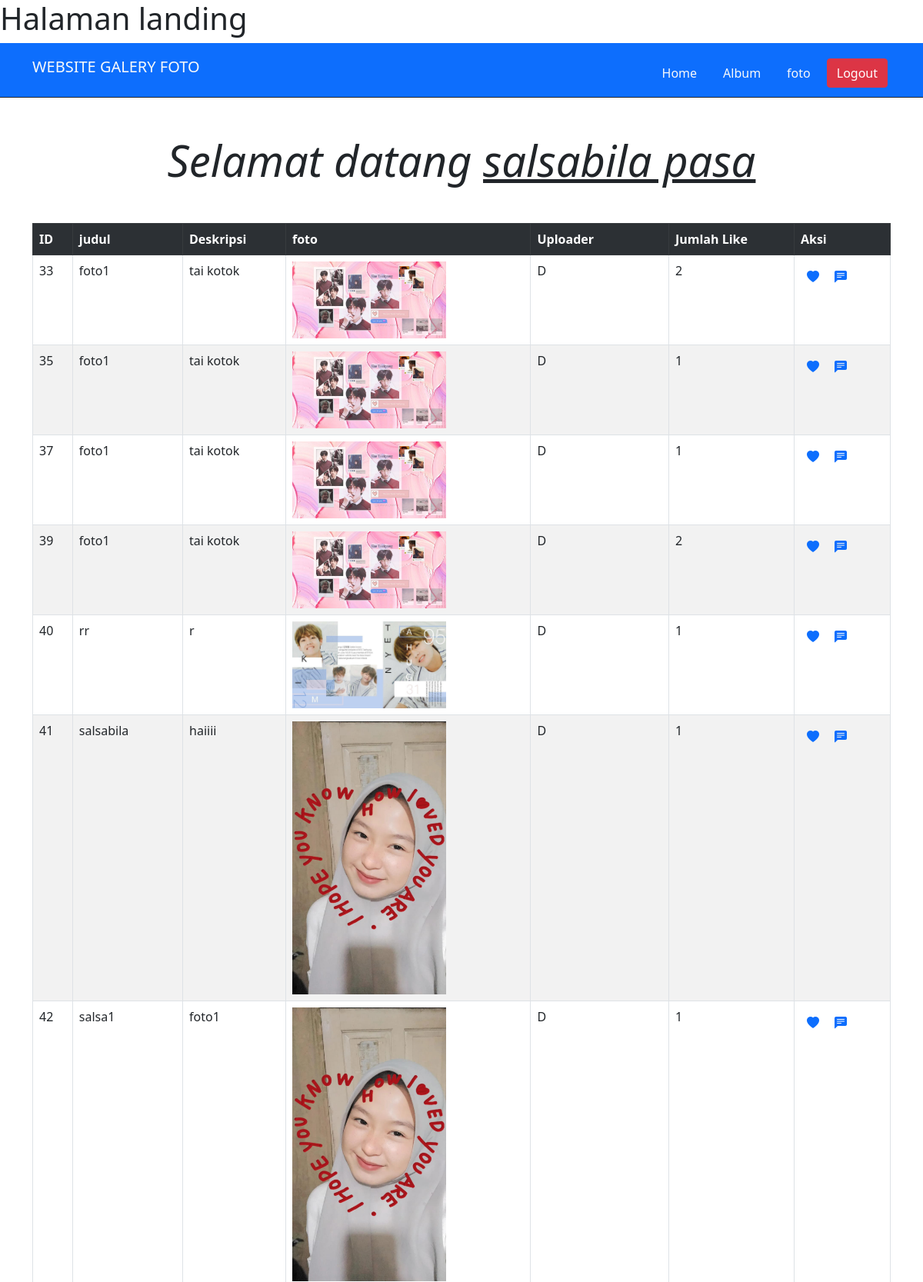
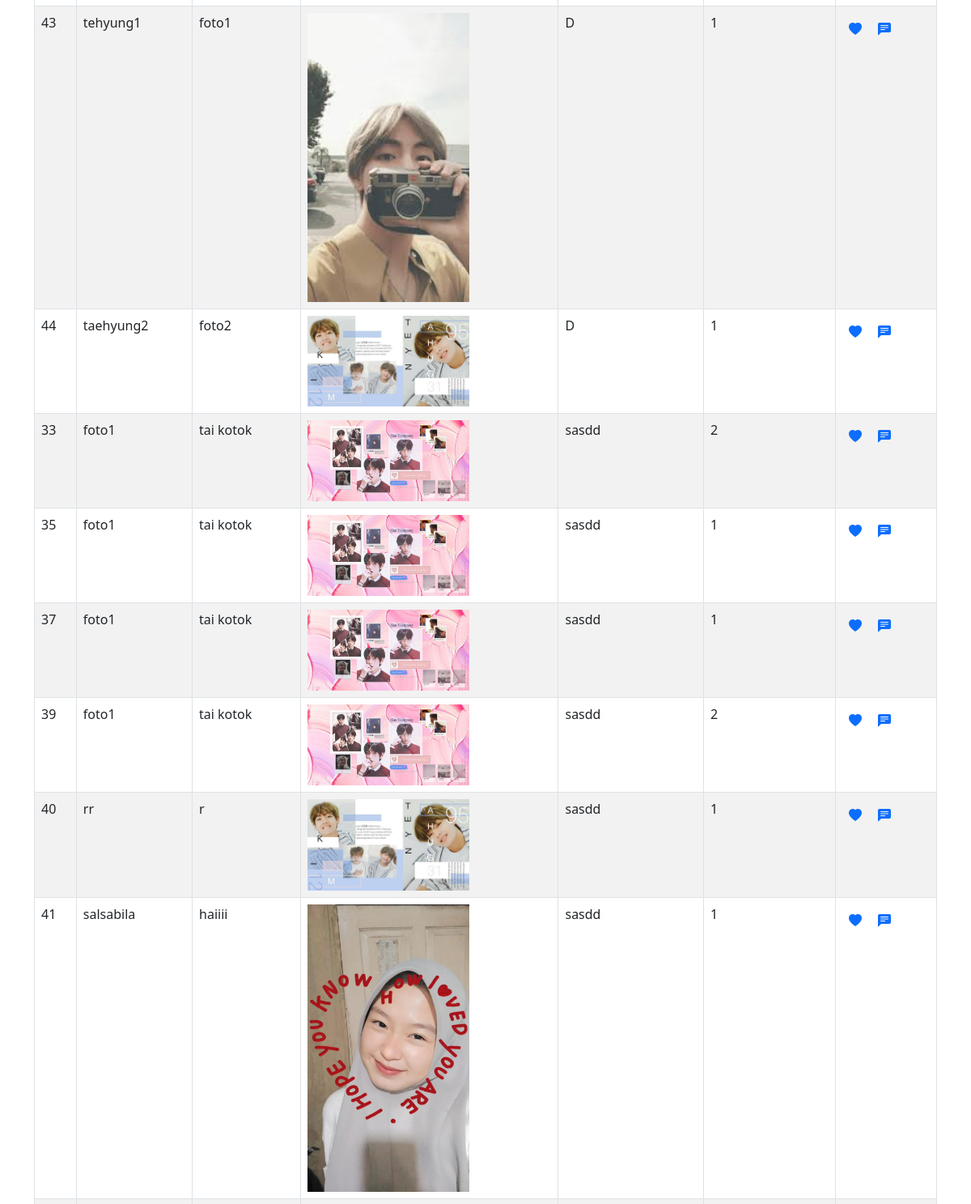
/ (signed in, upper part), run on the app's committed database (2 pictures, top to bottom).
### tables this page shows
CREATE TABLE `foto` (
  `fotoid` int(11) NOT NULL,
  `judulfoto` varchar(255) NOT NULL,
  `deskripsifoto` text NOT NULL,
  `tanggalunggah` date NOT NULL,
  `lokasifile` varchar(255) NOT NULL,
  `albumid` int(11) NOT NULL,
  `userid` int(11) NOT NULL
);

CREATE TABLE `user` (
  `userid` int(11) NOT NULL,
  `username` varchar(255) NOT NULL,
  `password` varchar(255) NOT NULL,
  `email` varchar(255) NOT NULL,
  `namalengkap` varchar(255) NOT NULL,
  `alamat` text NOT NULL
);

### index.php (the view, shortened to what this page needs)
<!DOCTYPE html>
<html>
<head>
    <link rel="stylesheet" href="asset/css/bootstrap.min.css">
    <link rel="stylesheet" href="https://cdn.jsdelivr.net/npm/bootstrap-icons@1.11.3/font/bootstrap-icons.min.css">
</head>
<body>
    <h1>Halaman landing</h1>
    <nav class="navbar navbar-expand-lg bg-body-tertiary bg-primary text-light border-bottom border-dark">
        <div class="container">
            <h2 class="navbar-brand" href="index.php">WEBSITE GALERY FOTO</h2>
            <div class="collapse navbar-collapse mt-2" id="navbarNavAltMarkup">
    <?php
        if (!isset($_SESSION['userid'])){
    ?>
    <ul>
       <li><a href="register.php" class="btn btn-outline-primary m-1">Register</a></li>
       <li><a href="login.php" class="btn btn-outline-primary m-1">login</a></li>
    </ul>
    <?php
        }else{
    ?>
    <ul class="navbar-nav">
        <li class="nav-item"><a href="index.php" class="btn text-light m-1">Home</a></li>
        <li class="nav-item"><a href="album.php" class="btn text-light m-1">Album</a></li>
        <li class="nav-item"><a href="foto.php" class="btn text-light m-1">foto</a></li>
        <li class="nav-item"><a href="logout.php" class="btn btn-danger m-1">Logout</a></li>
    </ul>
    <?php
        }
    ?>
    </div>
    </div>
    </nav>
    <div class="text-center display-4 fst-italic mb-5 mt-5">
        <p>Selamat datang <b class="text-decoration-underline">
            <?=$_SESSION['namalengkap'] ?>
        </b></p>
    </div>
    <div class="table-responsive">
        <div class="container mb-1">
            <table class="table table-bordered table-striped">
                <tr class="table-dark">
                  <th>ID</th>
                  <th>judul</th>
                  <th>Deskripsi</th>
                  <th>foto</th>
                  <th>Uploader</th>
                  <th>Jumlah Like</th>
                  <th>Aksi</th>
                </tr>
             <?php
               include "koneksi.php";
               $sql=mysqli_query($conn,"select * from foto,user where foto.userid-user.userid");
               while($data=mysqli_fetch_array($sql)){
             ?>
            <tr>
            <td>
                <?=$data['fotoid']?>
            </td>
            <td>
                <?=$data['judulfoto']?>
            </td>
            <td>
                <?=$data['deskripsifoto']?>
            </td>
            <td><img src="gambar/<?=$data['lokasifile']?>" width="200px"></td>
            <td>
                <?=$data['namalengkap']?>
            </td>
            <td>
             <?php
                    $fotoid=$data['fotoid'];
                    $sql2=mysqli_query($conn,"select * from LikeFoto where fotoid='$fotoid'");
                    echo mysqli_num_rows($sql2);
                ?>
                </td>
                <td>
                    <div class="p-2">
                         <a href="like.php?fotoid=<?= $data['fotoid'] ?>"><i class="bi bi-heart-fill"></i></a>
                         <a href="komentar.php?fotoid=<?= $data['fotoid'] ?>" class="ps-3"><i class="bi bi-chat-left-text-fill"></i></a>
                    </div>
                </td>
            </tr>
            <?php
            }
            ?>
            </table>
        </div>
    </div>
    <br><br><br><br><br>
</body>
</html>

### data on the page
foto: fotoid "33", judulfoto "foto1", deskripsifoto "tai kotok", lokasifile (picture), user.namalengkap "D", mysqli_num_rows($sql2) "2", user.namalengkap "sasdd"
foto: fotoid "35", judulfoto "foto1", deskripsifoto "tai kotok", lokasifile (picture), user.namalengkap "D", mysqli_num_rows($sql2) "1", user.namalengkap "sasdd"
foto: fotoid "37", judulfoto "foto1", deskripsifoto "tai kotok", lokasifile (picture), user.namalengkap "D", mysqli_num_rows($sql2) "1", user.namalengkap "sasdd"
foto: fotoid "39", judulfoto "foto1", deskripsifoto "tai kotok", lokasifile (picture), user.namalengkap "D", mysqli_num_rows($sql2) "2", user.namalengkap "sasdd"
foto: fotoid "40", judulfoto "rr", deskripsifoto "r", lokasifile (picture), user.namalengkap "D", mysqli_num_rows($sql2) "1", user.namalengkap "sasdd"
foto: fotoid "41", judulfoto "salsabila", deskripsifoto "haiiii", lokasifile (picture), user.namalengkap "D", mysqli_num_rows($sql2) "1", user.namalengkap "sasdd"
foto: fotoid "42", judulfoto "salsa1", deskripsifoto "foto1", lokasifile (picture), user.namalengkap "D", mysqli_num_rows($sql2) "1"
foto: fotoid "43", judulfoto "tehyung1", deskripsifoto "foto1", lokasifile (picture), user.namalengkap "D", mysqli_num_rows($sql2) "1"
foto: fotoid "44", judulfoto "taehyung2", deskripsifoto "foto2", lokasifile (picture), user.namalengkap "D", mysqli_num_rows($sql2) "1"

### other printed values
$_SESSION['namalengkap'] "salsabila pasa"
